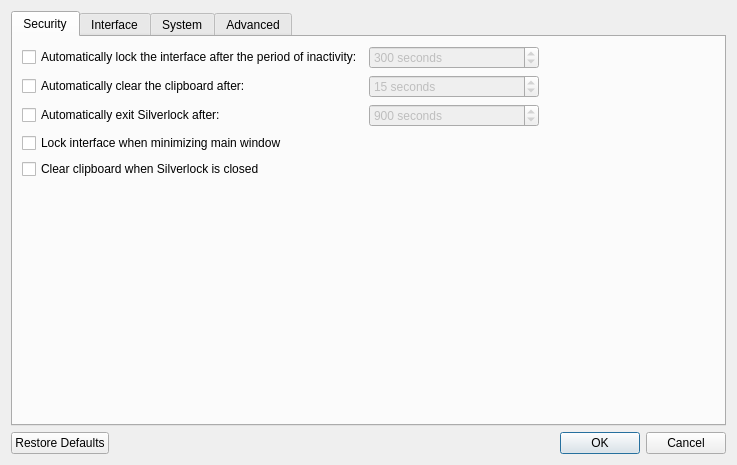
<?xml version="1.0" encoding="UTF-8"?>
<ui version="4.0">
 <class>PreferencesDialog</class>
 <widget class="QDialog" name="PreferencesDialog">
  <property name="geometry">
   <rect>
    <x>0</x>
    <y>0</y>
    <width>737</width>
    <height>465</height>
   </rect>
  </property>
  <property name="windowTitle">
   <string>Preferences</string>
  </property>
  <layout class="QVBoxLayout" name="verticalLayout">
   <item>
    <layout class="QHBoxLayout" name="horizontalLayout_3">
     <item>
      <widget class="QTabWidget" name="tabWidget">
       <property name="currentIndex">
        <number>0</number>
       </property>
       <widget class="QWidget" name="securityTab">
        <attribute name="title">
         <string>Security</string>
        </attribute>
        <layout class="QGridLayout" name="gridLayout">
         <item row="0" column="0">
          <widget class="QCheckBox" name="lockWorkspaceTimeoutCheckBox">
           <property name="whatsThis">
            <string>Checking this option will cause each open Silverlock window to lock its workspace after you have not interacted with the window (by using the mouse or keyboard in any way while the window is in focus) for the specified amount of time.</string>
           </property>
           <property name="text">
            <string>Automatically lock the interface after the period of inactivity:</string>
           </property>
          </widget>
         </item>
         <item row="0" column="1">
          <widget class="QSpinBox" name="lockWorkspaceTimeoutSpinBox">
           <property name="enabled">
            <bool>false</bool>
           </property>
           <property name="suffix">
            <string> seconds</string>
           </property>
           <property name="minimum">
            <number>1</number>
           </property>
           <property name="maximum">
            <number>31536000</number>
           </property>
           <property name="value">
            <number>300</number>
           </property>
          </widget>
         </item>
         <item row="1" column="0">
          <widget class="QCheckBox" name="autoClearClipboardCheckBox">
           <property name="whatsThis">
            <string>Checking this option will automatically clear the clipboard the specified amount of time after some text is copied from the entry table. This will not affect copy and paste operations done outside of the entry table or outside of Silverlock.</string>
           </property>
           <property name="text">
            <string>Automatically clear the clipboard after:</string>
           </property>
          </widget>
         </item>
         <item row="2" column="0">
          <widget class="QCheckBox" name="autoExitCheckBox">
           <property name="whatsThis">
            <string>Checking this option will cause Silverlock to automatically exit after you have not interacted with any window (by using the mouse or keyboard in any way while the window is in focus) for the specified amount of time.</string>
           </property>
           <property name="text">
            <string>Automatically exit Silverlock after:</string>
           </property>
          </widget>
         </item>
         <item row="3" column="0" colspan="3">
          <widget class="QCheckBox" name="lockWhenMinimizingCheckBox">
           <property name="whatsThis">
            <string>Checking this option will automatically lock the interface whenever the window is minimized.</string>
           </property>
           <property name="text">
            <string>Lock interface when minimizing main window</string>
           </property>
          </widget>
         </item>
         <item row="4" column="0" colspan="2">
          <widget class="QCheckBox" name="clearClipboardWhenClosingCheckBox">
           <property name="whatsThis">
            <string>Checking this option will cause Silverlock to clear the clipboard each time one of its windows is closed.</string>
           </property>
           <property name="text">
            <string>Clear clipboard when Silverlock is closed</string>
           </property>
          </widget>
         </item>
         <item row="1" column="1">
          <widget class="QSpinBox" name="autoClearClipboardSpinBox">
           <property name="enabled">
            <bool>false</bool>
           </property>
           <property name="suffix">
            <string> seconds</string>
           </property>
           <property name="minimum">
            <number>1</number>
           </property>
           <property name="maximum">
            <number>31536000</number>
           </property>
           <property name="value">
            <number>15</number>
           </property>
          </widget>
         </item>
         <item row="5" column="0">
          <spacer name="verticalSpacer">
           <property name="orientation">
            <enum>Qt::Vertical</enum>
           </property>
           <property name="sizeHint" stdset="0">
            <size>
             <width>20</width>
             <height>40</height>
            </size>
           </property>
          </spacer>
         </item>
         <item row="2" column="1">
          <widget class="QSpinBox" name="autoExitSpinBox">
           <property name="enabled">
            <bool>false</bool>
           </property>
           <property name="suffix">
            <string> seconds</string>
           </property>
           <property name="minimum">
            <number>60</number>
           </property>
           <property name="maximum">
            <number>31536000</number>
           </property>
           <property name="value">
            <number>900</number>
           </property>
          </widget>
         </item>
        </layout>
       </widget>
       <widget class="QWidget" name="interfaceTab">
        <attribute name="title">
         <string>Interface</string>
        </attribute>
        <layout class="QVBoxLayout" name="verticalLayout_2">
         <item>
          <widget class="QCheckBox" name="minimizeToTrayCheckBox">
           <property name="whatsThis">
            <string>Checking this option will automatically hide the window when it is minimized. It can be restored again by clicking Silverlock's system tray icon.</string>
           </property>
           <property name="text">
            <string>Minimize to system tray instead of taskbar or dock</string>
           </property>
          </widget>
         </item>
         <item>
          <widget class="QCheckBox" name="minimizeAfterClipboardCheckBox">
           <property name="whatsThis">
            <string>Checking this option will automatically minimize Silverlock whenever data is copied to the clipboard in the entry view. This will not affect clipboard operations outside the entry view or outside of Silverlock.</string>
           </property>
           <property name="text">
            <string>Minimize Silverlock after copying data to the clipboard</string>
           </property>
          </widget>
         </item>
         <item>
          <widget class="QCheckBox" name="minimizeAfterLockCheckBox">
           <property name="whatsThis">
            <string>Checking this option will minimize the Silverlock window whenever the interface is locked.</string>
           </property>
           <property name="text">
            <string>Minimize Silverlock after locking the interface</string>
           </property>
          </widget>
         </item>
         <item>
          <spacer name="verticalSpacer_2">
           <property name="orientation">
            <enum>Qt::Vertical</enum>
           </property>
           <property name="sizeHint" stdset="0">
            <size>
             <width>20</width>
             <height>40</height>
            </size>
           </property>
          </spacer>
         </item>
         <item>
          <layout class="QHBoxLayout" name="horizontalLayout_2">
           <item>
            <spacer name="horizontalSpacer_2">
             <property name="orientation">
              <enum>Qt::Horizontal</enum>
             </property>
             <property name="sizeHint" stdset="0">
              <size>
               <width>40</width>
               <height>20</height>
              </size>
             </property>
            </spacer>
           </item>
           <item>
            <widget class="QPushButton" name="clearRecentFilesListPushButton">
             <property name="whatsThis">
              <string>Pressing this button down will clear the list of files recently opened by Silverlock after the OK button is pressed.</string>
             </property>
             <property name="text">
              <string>Clear recent files list</string>
             </property>
             <property name="checkable">
              <bool>true</bool>
             </property>
            </widget>
           </item>
           <item>
            <widget class="QPushButton" name="clearWindowSettingsPushButton">
             <property name="whatsThis">
              <string>Pressing this button down will clear window position and size settings as well as the ordering, visibility and size of columns in the entry view after the OK button is pressed. The action will not take effect until Silverlock is restarted.</string>
             </property>
             <property name="text">
              <string>Clear window settings</string>
             </property>
             <property name="checkable">
              <bool>true</bool>
             </property>
            </widget>
           </item>
           <item>
            <spacer name="horizontalSpacer_3">
             <property name="orientation">
              <enum>Qt::Horizontal</enum>
             </property>
             <property name="sizeHint" stdset="0">
              <size>
               <width>40</width>
               <height>20</height>
              </size>
             </property>
            </spacer>
           </item>
          </layout>
         </item>
         <item>
          <spacer name="verticalSpacer_5">
           <property name="orientation">
            <enum>Qt::Vertical</enum>
           </property>
           <property name="sizeHint" stdset="0">
            <size>
             <width>20</width>
             <height>40</height>
            </size>
           </property>
          </spacer>
         </item>
        </layout>
       </widget>
       <widget class="QWidget" name="systemTab">
        <attribute name="title">
         <string>System</string>
        </attribute>
        <layout class="QVBoxLayout" name="verticalLayout_4">
         <item>
          <widget class="QCheckBox" name="runAtStartupCheckBox">
           <property name="whatsThis">
            <string>Checking this option will cause Silverlock to automatically run whenever the user logs in to Windows.</string>
           </property>
           <property name="text">
            <string>Automatically run Silverlock when I start my computer or log into my user account</string>
           </property>
          </widget>
         </item>
         <item>
          <widget class="QLabel" name="noRunAtStartupLabel">
           <property name="text">
            <string>This feature is not available on this platform and configuration.</string>
           </property>
          </widget>
         </item>
         <item>
          <widget class="QGroupBox" name="fileAssociationsGroupBox">
           <property name="enabled">
            <bool>false</bool>
           </property>
           <property name="title">
            <string>File associations</string>
           </property>
           <layout class="QVBoxLayout" name="verticalLayout_3">
            <item>
             <widget class="QLabel" name="securityWarningLabel">
              <property name="text">
               <string>&lt;p align=&quot;center&quot; style=&quot;color:#ff0000;&quot;&gt;&lt;b&gt;WARNING:&lt;/b&gt; Changing file association settings will take effect immediately and will not be restored by clicking the Cancel button.&lt;br /&gt;&lt;/p&gt;</string>
              </property>
              <property name="wordWrap">
               <bool>true</bool>
              </property>
             </widget>
            </item>
            <item>
             <widget class="QLabel" name="fileAssociationsLabel">
              <property name="text">
               <string>On Windows, SDBX files can be associated with Silverlock. When you double-click an SDBX file in Windows Explorer, it will open in Silverlock if this option is set.</string>
              </property>
              <property name="wordWrap">
               <bool>true</bool>
              </property>
             </widget>
            </item>
            <item>
             <layout class="QHBoxLayout" name="horizontalLayout">
              <item>
               <widget class="QPushButton" name="createAssocPushButton">
                <property name="whatsThis">
                 <string>Clicking this button will immediately set SDBX files to be associated with Silverlock in Windows Explorer.</string>
                </property>
                <property name="text">
                 <string>Create Association</string>
                </property>
               </widget>
              </item>
              <item>
               <widget class="QPushButton" name="removeAssocPushButton">
                <property name="whatsThis">
                 <string>Clicking this button will immediately remove the SDBX file association from Windows Explorer.</string>
                </property>
                <property name="text">
                 <string>Remove association</string>
                </property>
               </widget>
              </item>
              <item>
               <spacer name="horizontalSpacer">
                <property name="orientation">
                 <enum>Qt::Horizontal</enum>
                </property>
                <property name="sizeHint" stdset="0">
                 <size>
                  <width>40</width>
                  <height>20</height>
                 </size>
                </property>
               </spacer>
              </item>
             </layout>
            </item>
            <item>
             <widget class="QLabel" name="fileAssociationStatusLabel">
              <property name="text">
               <string>SDBX file associations are currently &lt;b&gt;%1&lt;b&gt;.</string>
              </property>
              <property name="wordWrap">
               <bool>true</bool>
              </property>
             </widget>
            </item>
            <item>
             <widget class="Line" name="line">
              <property name="orientation">
               <enum>Qt::Horizontal</enum>
              </property>
             </widget>
            </item>
            <item>
             <widget class="QLabel" name="fileAssociationsMoreLabel">
              <property name="text">
               <string>&lt;p&gt;On Mac OS X, file associations are assigned using Silverlock's application bundle and cannot be modified.&lt;/p&gt;
&lt;p&gt;File associations are not currently supported on Linux systems.&lt;/p&gt;</string>
              </property>
              <property name="wordWrap">
               <bool>true</bool>
              </property>
             </widget>
            </item>
           </layout>
          </widget>
         </item>
         <item>
          <spacer name="verticalSpacer_3">
           <property name="orientation">
            <enum>Qt::Vertical</enum>
           </property>
           <property name="sizeHint" stdset="0">
            <size>
             <width>20</width>
             <height>147</height>
            </size>
           </property>
          </spacer>
         </item>
        </layout>
       </widget>
       <widget class="QWidget" name="advancedTab">
        <attribute name="title">
         <string>Advanced</string>
        </attribute>
        <layout class="QVBoxLayout" name="verticalLayout_5">
         <item>
          <widget class="QCheckBox" name="openLastDatabaseCheckBox">
           <property name="whatsThis">
            <string>Checking this option will cause the file most recently opened by Silverlock to be opened automatically when Silverlock starts.</string>
           </property>
           <property name="text">
            <string>Automatically open the last used database on startup</string>
           </property>
          </widget>
         </item>
         <item>
          <widget class="QCheckBox" name="updateOnStartupCheckBox">
           <property name="whatsThis">
            <string>Checking this option will cause Silverlock to check for updates in the background each time the application is run. It is strongly recommended that you do not disable this option.</string>
           </property>
           <property name="text">
            <string>Check for updates when Silverlock is started</string>
           </property>
          </widget>
         </item>
         <item>
          <widget class="QCheckBox" name="autoSaveOnCloseCheckBox">
           <property name="whatsThis">
            <string>Checking this option will attempt to automatically save unsaved chanages to a database when the window is closed or the interface is locked. However, if the database does not have a file name set (e.g. you created a new file but have not yet saved it) the user still still be prompted.</string>
           </property>
           <property name="text">
            <string>Automatically save changes to the database when the window is closed or the interface is locked</string>
           </property>
          </widget>
         </item>
         <item>
          <spacer name="verticalSpacer_4">
           <property name="orientation">
            <enum>Qt::Vertical</enum>
           </property>
           <property name="sizeHint" stdset="0">
            <size>
             <width>20</width>
             <height>302</height>
            </size>
           </property>
          </spacer>
         </item>
        </layout>
       </widget>
      </widget>
     </item>
    </layout>
   </item>
   <item>
    <widget class="QDialogButtonBox" name="buttonBox">
     <property name="orientation">
      <enum>Qt::Horizontal</enum>
     </property>
     <property name="standardButtons">
      <set>QDialogButtonBox::Cancel|QDialogButtonBox::Ok|QDialogButtonBox::RestoreDefaults</set>
     </property>
    </widget>
   </item>
  </layout>
 </widget>
 <tabstops>
  <tabstop>tabWidget</tabstop>
  <tabstop>lockWorkspaceTimeoutCheckBox</tabstop>
  <tabstop>lockWorkspaceTimeoutSpinBox</tabstop>
  <tabstop>autoClearClipboardCheckBox</tabstop>
  <tabstop>autoClearClipboardSpinBox</tabstop>
  <tabstop>autoExitCheckBox</tabstop>
  <tabstop>autoExitSpinBox</tabstop>
  <tabstop>lockWhenMinimizingCheckBox</tabstop>
  <tabstop>clearClipboardWhenClosingCheckBox</tabstop>
  <tabstop>minimizeToTrayCheckBox</tabstop>
  <tabstop>minimizeAfterClipboardCheckBox</tabstop>
  <tabstop>minimizeAfterLockCheckBox</tabstop>
  <tabstop>clearRecentFilesListPushButton</tabstop>
  <tabstop>clearWindowSettingsPushButton</tabstop>
  <tabstop>runAtStartupCheckBox</tabstop>
  <tabstop>createAssocPushButton</tabstop>
  <tabstop>removeAssocPushButton</tabstop>
  <tabstop>openLastDatabaseCheckBox</tabstop>
  <tabstop>updateOnStartupCheckBox</tabstop>
  <tabstop>autoSaveOnCloseCheckBox</tabstop>
  <tabstop>buttonBox</tabstop>
 </tabstops>
 <resources/>
 <connections>
  <connection>
   <sender>buttonBox</sender>
   <signal>accepted()</signal>
   <receiver>PreferencesDialog</receiver>
   <slot>accept()</slot>
   <hints>
    <hint type="sourcelabel">
     <x>257</x>
     <y>455</y>
    </hint>
    <hint type="destinationlabel">
     <x>157</x>
     <y>274</y>
    </hint>
   </hints>
  </connection>
  <connection>
   <sender>buttonBox</sender>
   <signal>rejected()</signal>
   <receiver>PreferencesDialog</receiver>
   <slot>reject()</slot>
   <hints>
    <hint type="sourcelabel">
     <x>325</x>
     <y>455</y>
    </hint>
    <hint type="destinationlabel">
     <x>286</x>
     <y>274</y>
    </hint>
   </hints>
  </connection>
  <connection>
   <sender>lockWorkspaceTimeoutCheckBox</sender>
   <signal>toggled(bool)</signal>
   <receiver>lockWorkspaceTimeoutSpinBox</receiver>
   <slot>setEnabled(bool)</slot>
   <hints>
    <hint type="sourcelabel">
     <x>240</x>
     <y>48</y>
    </hint>
    <hint type="destinationlabel">
     <x>382</x>
     <y>50</y>
    </hint>
   </hints>
  </connection>
  <connection>
   <sender>autoClearClipboardCheckBox</sender>
   <signal>toggled(bool)</signal>
   <receiver>autoClearClipboardSpinBox</receiver>
   <slot>setEnabled(bool)</slot>
   <hints>
    <hint type="sourcelabel">
     <x>244</x>
     <y>77</y>
    </hint>
    <hint type="destinationlabel">
     <x>386</x>
     <y>74</y>
    </hint>
   </hints>
  </connection>
  <connection>
   <sender>autoExitCheckBox</sender>
   <signal>toggled(bool)</signal>
   <receiver>autoExitSpinBox</receiver>
   <slot>setEnabled(bool)</slot>
   <hints>
    <hint type="sourcelabel">
     <x>251</x>
     <y>105</y>
    </hint>
    <hint type="destinationlabel">
     <x>385</x>
     <y>102</y>
    </hint>
   </hints>
  </connection>
 </connections>
</ui>
